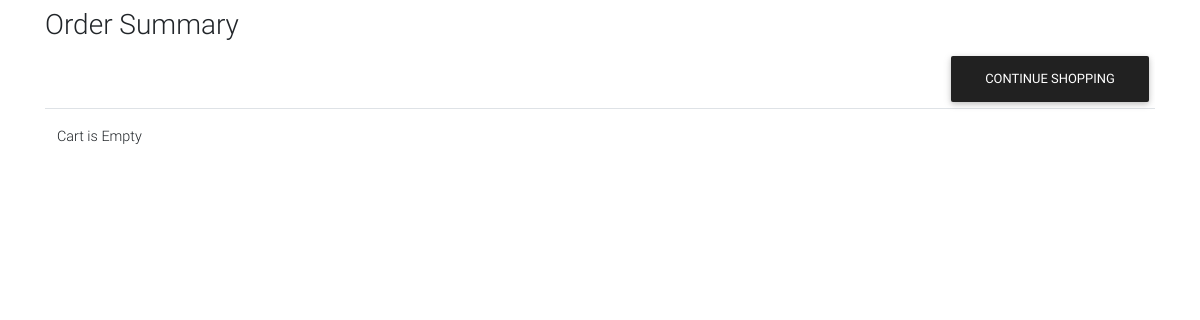
Before: /order-summary (signed in) with the older database file.
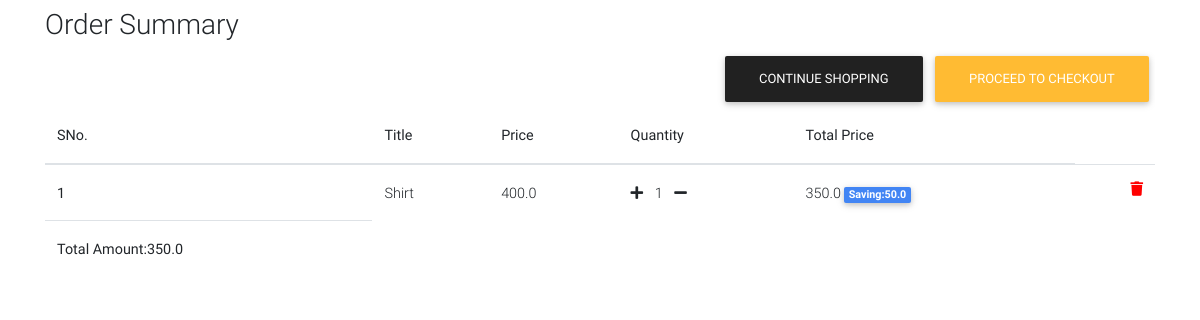
After: the same page with the newer database file.
### front/models.py (models this page shows, shortened)
class OrderItem(models.Model):
    user=models.ForeignKey(Customer,on_delete=models.CASCADE,null=True,blank=True)
    ordered=models.BooleanField(default=False)
    item=models.ForeignKey(Item,on_delete=models.CASCADE)
    quantity=models.IntegerField(default=1)
    def get_total_item_price(self):
        totalprice=self.item.price * self.quantity
        return totalprice
    def get_total_item_discount_price(self):
        if self.item.discount_price:
            totalprice=self.item.discount_price * self.quantity
            return totalprice
        else:
            return self.get_total_item_price()
    def get_saved_amount(self):
        total_amount=self.get_total_item_price() - self.get_total_item_discount_price()
        return total_amount
    def get_final_price(self):
        if self.get_total_item_discount_price():
            return self.get_total_item_discount_price()
        return self.get_total_item_price()

class Item(models.Model):
    title=models.CharField(max_length=50)
    price=models.FloatField()
    discount_price=models.FloatField(blank=True,null=True)
    category=models.CharField(choices=CATEGORY_CHOICES,max_length=2)
    label=models.CharField(choices=LABEL_CHOICES,max_length=1)
    slug=models.SlugField()
    description=models.TextField()
    image=models.ImageField(upload_to='Images',null=True,blank=True)

class Order(models.Model):
    user=models.ForeignKey(Customer,on_delete=models.CASCADE)
    ref_code=models.CharField(max_length=20,blank=True,null=True)
    items=models.ManyToManyField(OrderItem)
    start_date = models.DateTimeField(auto_now_add=True)
    ordered_date=models.DateField()
    ordered=models.BooleanField(default=False)#it check whether has been ordered or not
    billing_address=models.ForeignKey('Address',related_name='billing_address',on_delete=models.SET_NULL,blank=True,null=True)
    shipping_address=models.ForeignKey('Address',related_name='shipping_address',on_delete=models.SET_NULL,blank=True,null=True)
    payment_detail=models.ForeignKey('Payments',on_delete=models.SET_NULL,blank=True,null=True)
    coupon=models.ForeignKey('Coupon',on_delete=models.SET_NULL,blank=True,null=True)
    being_delivered=models.BooleanField(default=False)#deliver hogaya
    received=models.BooleanField(default=False)#order hmne receive karliya
    order_status=models.CharField(choices=status,max_length=10,default='Pe')
    refund_requested=models.BooleanField(default=False)
    refund_granted=models.BooleanField(default=False)
    def total_amount(self):
        total=0
        for order_item in self.items.all():
            total += order_item.get_final_price()
        if self.coupon:
            total-=self.coupon.amount
        return total

### front/views.py (the view)
# urls.py: path('order-summary', OrderSummary.as_view(),name="order-summary"),
class OrderSummary(LoginRequiredMixin,View):
    def get(self,args,**kwargs):
        try:
            order=Order.objects.filter(user=self.request.user,ordered=False)
            empty=len(order)
            context={'orders':order,'empty':empty}
            return render(self.request,'Ecommerce/order_summary.html',context)
        except ObjectDoesNotExist:
            messages.success(self.request,"You donot have active order")
            return redirect("/")

### front/templates/Ecommerce/order_summary.html (shortened to what this page needs)
{% extends 'Ecommerce/home-page.html' %}
{% block body %}
    <div class="container">
        <div class="table-responsive">
            <h3 class="mt-2">Order Summary</h3>
            <table class="table  mt-4">
                {% if not empty %}
                    <tr>
                        <td>Cart is Empty</td>
                        <a class="btn btn-dark float-right" href="/">Continue Shopping</a>
                    </tr>
                {% else %}
                    <thead>
                        <tr>
                            <th scope="col">SNo.</th>
                            <th scope="col">Title</th>
                            <th scope="col">Price</th>
                            <th scope="col">Quantity</th>
                            <th scope="col">Total Price</th>
                        </tr>
                    </thead>
                    <tbody>
                        {% for order in orders %}
                            {% for object in order.items.all %}
                                <tr>
                                    <th scope="row">{{ forloop.counter }}</th>
                                    <td>{{ object.item.title }}</td>
                                    <td>{{ object.item.price }}</td>
                                    <td>
                                        <a href="{% url 'add-to-cart' object.item.slug %}"> <i class="fas fa-plus mr-2"></i></a>
                                        {{ object.quantity }}
                                        <a href="{% url 'remove-single-item-from-cart' object.item.slug %}"><i class="fas fa-minus ml-2"></i>
                                    </td>
                                <td>
                                    {% if object.get_total_item_discount_price %}
                                        {{ object.get_total_item_discount_price }}
                                        <span class="badge badge-primary">Saving:{{ object.get_saved_amount }}</span>
                                    {% else %}
                                        {{ object.get_total_item_price }}
                                    {% endif %}
                                </td>
                                <td>
                                    <a style="color:red;"
                                       href="{% url 'remove-from-cart' object.item.slug %}"><i class="fas fa-trash float-right"></i<a />
                                </td>
                            </tr>
                        {% endfor %}
                        <tr>
                            <td>
                                <b>Total Amount:{{ order.total_amount }}</b>
                            </td>
                        </tr>
                        {% if order.total_amount %}
                            <a class="btn btn-warning float-right" href="{% url 'check_out' %}">Proceed To Checkout</a>
                            <a class="btn btn-dark float-right" href="/">Continue Shopping</a>
                        {% endif %}
                    {% endfor %}
                </tbody>
            {% endif %}
        </table>
    </div>
</div>
{% endblock body %}

Changed rows visible on the page:
added Order: total_amount "350.0", shows "PROCEED TO CHECKOUT"
added OrderItem: item "Shirt", item.price "400.0", quantity "1", get_total_item_discount_price "350.0", get_saved_amount "50.0"
Other visible differences:
text no longer shown: "Cart is Empty CONTINUE SHOPPING"
text now shown: "SNo. Title Price Quantity Total Price"
